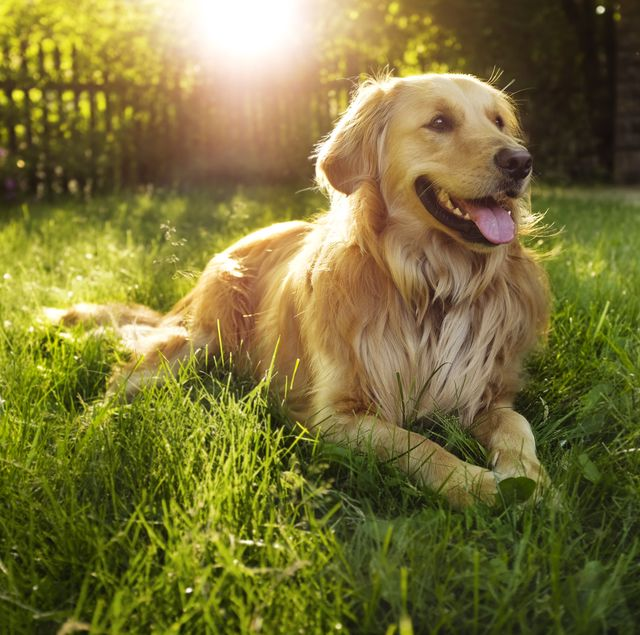
#> input picture homeworks/01/data/pic2.jpg, 640 x 635 px
$ python problem5.py
#> lines starting #> are read from the running program, lines starting #| are printed output that depends on the picture; after the words box and inside, x2 and y2 are one past the last pixel; in counts of white or black regions, pixels touching at a corner belong together
import cv2 as cv

img = cv.imread('data/pic2.jpg')
#> img is the input picture: shape (635, 640, 3); mean B, G, R 56.4, 114.9, 122.6
cv.imshow('Original', img)

cv.circle(img, (300, 300), 150, (0, 0, 255), thickness = cv.FILLED)
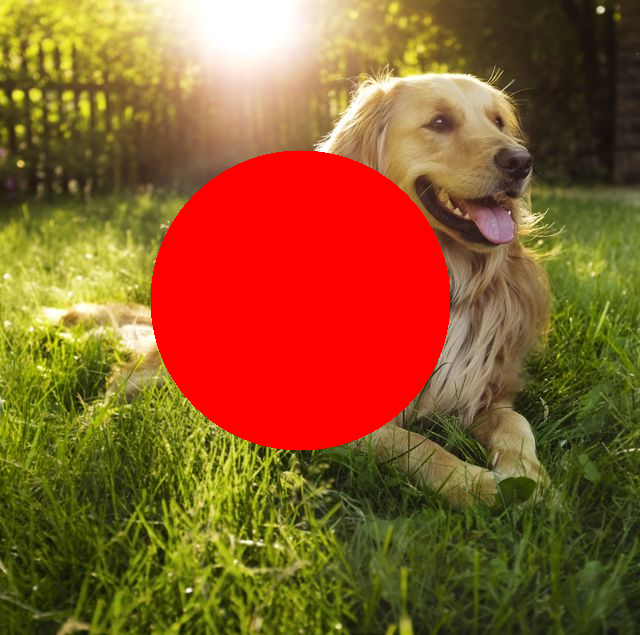
#> img: shape (635, 640, 3); 17.39% of pixels changed, all inside (x1, y1, x2, y2) = (150, 150, 451, 451)
cv.imshow('Changed', img)

cv.waitKey(0)

$ run again, with homeworks/01/data/pic1.jpg copied over homeworks/01/data/pic2.jpg
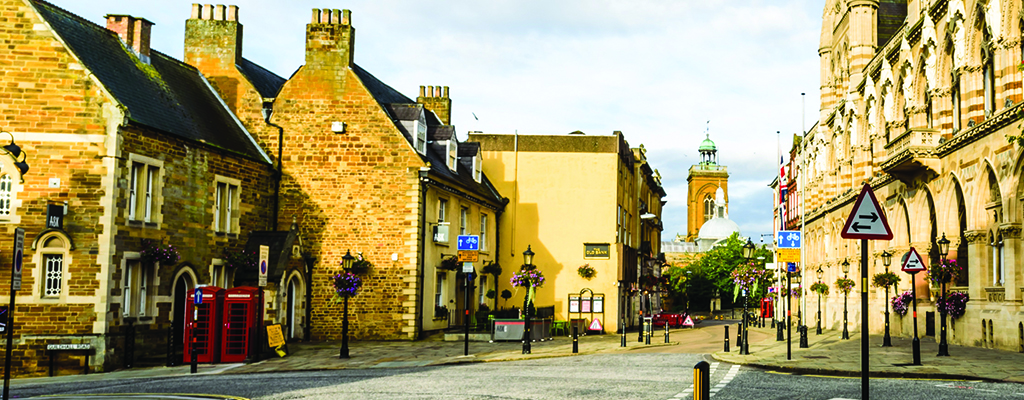
#> input picture homeworks/01/data/pic1.jpg, 1024 x 400 px
#> img is the input picture: shape (400, 1024, 3); mean B, G, R 103, 152.1, 162.8
#> `cv.circle(img, (300, 300), 150, (0, 0, 255), thickness = cv.FILLED)`:
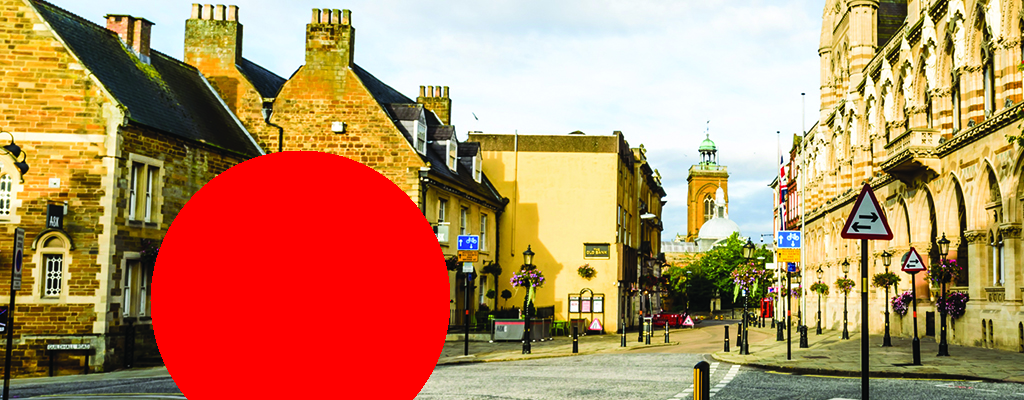
#> img: shape (400, 1024, 3); 15.34% of pixels changed, all inside (x1, y1, x2, y2) = (150, 150, 451, 400)

$ run again, with homeworks/01/data/pic3.jpg copied over homeworks/01/data/pic2.jpg
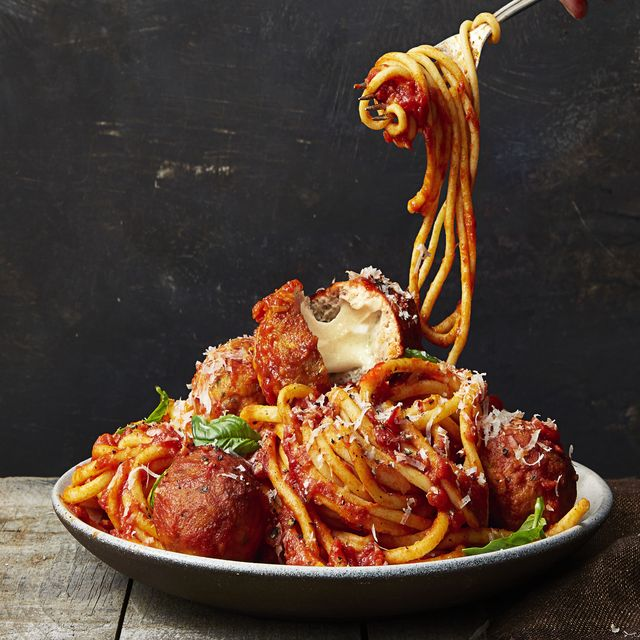
#> input picture homeworks/01/data/pic3.jpg, 640 x 640 px
#> img is the input picture: shape (640, 640, 3); mean B, G, R 49.3, 62.4, 83.9
#> `cv.circle(img, (300, 300), 150, (0, 0, 255), thickness = cv.FILLED)`:
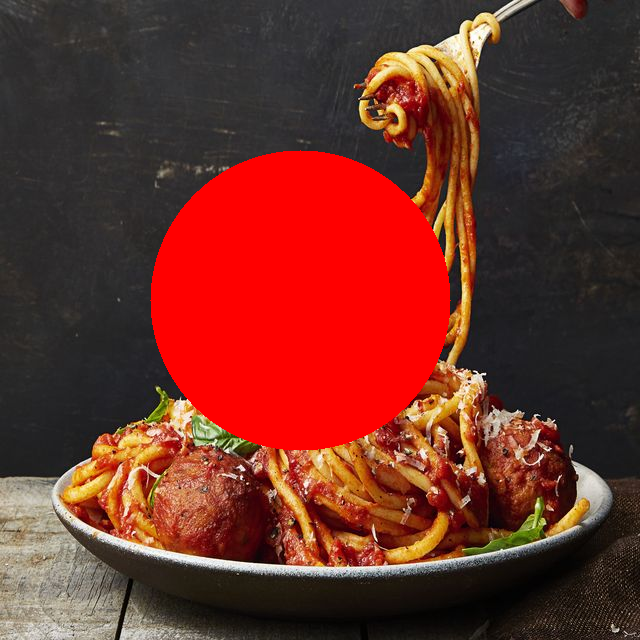
#> img: shape (640, 640, 3); 17.26% of pixels changed, all inside (x1, y1, x2, y2) = (150, 150, 451, 451)
